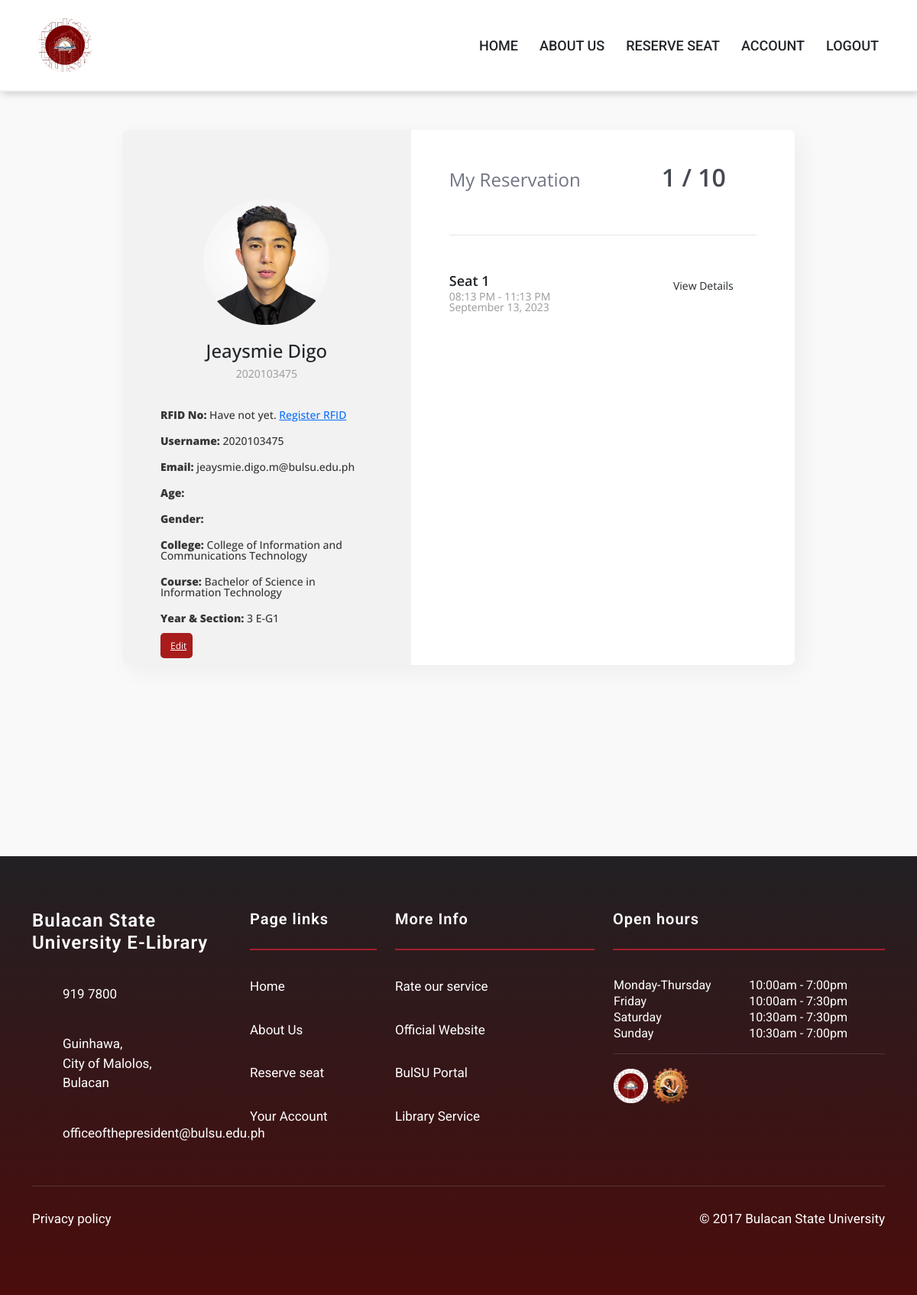
The page /profile.php (signed in) on the database its author committed.
### tables this page shows
CREATE TABLE `account` (
  `account_id` int(11) NOT NULL,
  `username` varchar(255) DEFAULT NULL,
  `password` varchar(255) DEFAULT NULL,
  `email` varchar(255) DEFAULT NULL,
  `picture` varchar(255) DEFAULT NULL,
  `account_type` varchar(255) DEFAULT NULL,
  `reservation_count` int(11) DEFAULT 0
);

CREATE TABLE `users` (
  `user_id` int(11) NOT NULL,
  `rfid_no` varchar(50) DEFAULT NULL,
  `first_name` varchar(255) DEFAULT NULL,
  `last_name` varchar(255) DEFAULT NULL,
  `account_id` int(11) DEFAULT NULL,
  `course_code` varchar(50) DEFAULT NULL,
  `yearsec_id` int(11) DEFAULT NULL
);

CREATE TABLE `college` (
  `college_code` varchar(50) NOT NULL,
  `college_name` varchar(255) DEFAULT NULL
);

CREATE TABLE `course` (
  `course_code` varchar(50) NOT NULL,
  `course_name` varchar(255) DEFAULT NULL,
  `college_code` varchar(255) DEFAULT NULL
);

CREATE TABLE `yearsec` (
  `yearsec_id` int(11) NOT NULL,
  `year_level` int(11) DEFAULT NULL,
  `section` varchar(10) DEFAULT NULL,
  `section_group` varchar(10) DEFAULT NULL
);

CREATE TABLE `settings` (
  `settings_id` int(11) NOT NULL,
  `reservation` tinyint(1) DEFAULT NULL,
  `minDuration` int(11) DEFAULT NULL,
  `maxDuration` int(11) DEFAULT NULL,
  `reservePerDay` int(11) NOT NULL
);

CREATE TABLE `reservation` (
  `reservation_id` int(11) NOT NULL,
  `date` date DEFAULT NULL,
  `start_time` time DEFAULT NULL,
  `end_time` time DEFAULT NULL,
  `user_id` int(11) DEFAULT NULL,
  `seat_id` int(11) DEFAULT NULL
);

CREATE TABLE `seat` (
  `seat_id` int(11) NOT NULL,
  `seat_number` varchar(50) DEFAULT NULL,
  `data_surface` varchar(255) NOT NULL,
  `status` varchar(50) DEFAULT NULL
);

### profile.php (the view, shortened to what this page needs)
<?php
require 'assets/php/connect.php';
?>
<!DOCTYPE HTML>
<html>
<head>
    <link rel="stylesheet" type="text/css" href="assets/bootstrap/css/bootstrap.min.css" />
    <link rel="stylesheet" type="text/css" href="assets/css/profile.css" />
    <link rel="stylesheet"
        href="https://maxst.icons8.com/vue-static/landings/line-awesome/line-awesome/1.3.0/css/line-awesome.min.css">
</head>
<body>
    <div class="wrapper">
  <?php include 'assets/php/header.php'; ?>
        <div class="my-proflie">
            <div class="app-wrapper">
            <?php
            $username = $_SESSION["username"];
            $sql = "SELECT * FROM ACCOUNT
                    INNER JOIN USERS ON ACCOUNT.account_id = USERS.account_id
                    INNER JOIN COURSE ON USERS.course_code = COURSE.course_code
                    INNER JOIN YEARSEC ON USERS.yearsec_id = YEARSEC.yearsec_id
                    INNER JOIN COLLEGE ON COURSE.college_code = COLLEGE.college_code
                    WHERE ACCOUNT.username = '$username'";
            $result = $conn->query($sql);
            if ($result->num_rows == 1) {
            $row = $result->fetch_assoc();
            $email = $row["email"];
            $year = $row["year_level"];
            echo '
            <aside class="profile">
                <div class="details">
                <div class="profile-pic">
                    <label class="-label" for="file">
                    <span>Change Image</span>
                    </label>
                    <input id="file" type="file" onchange="loadFile(event)" />
                    <img src="' . $row["picture"] . '" id="output" width="200" />
                </div>
                <h4>' . $row["first_name"] . ' ' . $row["last_name"] . '</h4>
                <p>' . $row["user_id"] . '</p>
                <div class="profile-info">
                    <h5><span>RFID No:</span> ' . $row["rfid_no"] = NULL ? $row["rfid_no"] : "Have not yet. <a href=''> Register RFID</a>". '</h5>
                    <h5><span>Username:</span> ' . $row["username"]. '</h5>
                    <h5><span>Email:</span> ' . $email . '</h5>
                    <h5><span>Age:</span> ' . '</h5>
                    <h5><span>Gender:</span> ' .  '</h5>
                    <h5><span>College:</span> ' . $row["college_name"] . '</h5>
                    <h5><span>Course:</span> ' . $row["course_name"] . '</h5>
                    <h5><span>Year & Section:</span> ' . $year . ' ' . $row["section"] . '-G' . $row["section_group"] . '</h5>
                </div>
                <div class="edit-info">
                    <a href="update_profile.php" class="buttons"><span class="las la-user-edit"></span>Edit</a>
                </div>
                </div>
            </aside>
            ';
            } else {
            echo "You are not regular student. Either alumni or faculty";
            }
            ?>
                <content class="reservations-wrapper">
                <h2>
                    My Reservation &nbsp;&nbsp;&nbsp; &nbsp;&nbsp;&nbsp;
                    <?php
                    $count_query = "SELECT COUNT(*) AS reservation_count FROM reservation WHERE user_id = '{$_SESSION['user_id']}' AND date >= CURDATE()";
                    $count_result = mysqli_query($conn, $count_query);
                    $count_row = mysqli_fetch_assoc($count_result);
                    $reservation_count = $count_row['reservation_count'];
                    $settings_query = "SELECT reservePerDay FROM settings WHERE settings_id = '1'";
                    $settings_result = mysqli_query($conn, $settings_query);
                    $settings_row = mysqli_fetch_assoc($settings_result);
                    $reservePerDay = $settings_row['reservePerDay'];
                    echo "<span class='total-reservation'>{$reservation_count} / {$reservePerDay}</span>";
                    ?>
                </h2>
    <div class="reservations">
        <?php
        $query = "SELECT * FROM reservation WHERE user_id = '{$_SESSION['user_id']}' AND date >= CURDATE() ORDER BY date ASC LIMIT 3";
        $result = mysqli_query($conn, $query);
        if (mysqli_num_rows($result) > 0) {
            while ($row = mysqli_fetch_assoc($result)) {
                $seat_id = $row['seat_id'];
                $date = date('F j, Y', strtotime($row['date']));
                $start_time = date('h:i A', strtotime($row['start_time']));
                $end_time = date('h:i A', strtotime($row['end_time']));
                $seat_query = "SELECT * FROM seat WHERE seat_id = '$seat_id'";
                $seat_result = mysqli_query($conn, $seat_query);
                $seat_row = mysqli_fetch_assoc($seat_result);
                $seat_number = $seat_row['seat_number'];
                echo "<div class='row'><div class='col-8'>";
                echo "<h3>Seat {$seat_number}</h3>";
                echo "<p><ion-icon name='time-outline'></ion-icon> {$start_time} - {$end_time}<br>";
                echo "<ion-icon name='calendar-outline'></ion-icon> {$date}</p></div>";
                echo "<div class='col'><a href='receipt.php?reservation_id={$row['reservation_id']}' class='btn btn-sm'>View Details</a></div>";
                echo "</div>";
                echo "<br><br>";
            }
        } else {
            echo "No  reservations yet. <a href='reserve.php'> Reserve seat </a>";
        }
        ?>
    </div>
</content>
            </div>
        </div>
       <?php include 'assets/php/footer.php';?>
    </div>
</body>
</html>

### assets/css/profile.css (style rules this page uses)
* { box-sizing: border-box; }
:root { --header-outer-height: 110px; --header-inner-height: 70px; --header-height-difference: calc( var(--header-outer-height) - var(--header-inner-height) ); --header-bg: #fff; }
.wrapper { width: 100%; justify-content: center; background: var(--bg); }
*, *:after, *:before { box-sizing: border-box; }
:root { --header-outer-height: 110px; --header-inner-height: 70px; --header-height-difference: calc( var(--header-outer-height) - var(--header-inner-height) ); --header-bg: #fff; --header-outer-height: 120px; --header-inner-height: 70px; --header-height-difference: calc( var(--header-outer-height) - var(--header-inner-height) ); --header-bg: #fff; }
:root { --header-outer-height: 120px; --header-inner-height: 70px; --header-height-difference: calc( var(--header-outer-height) - var(--header-inner-height) ); --header-bg: #fff; }
body { margin: 0; -webkit-font-smoothing: antialiased; -moz-osx-font-smoothing: grayscale; background-color: #e1e8ee; }
.my-proflie h2 { font-weight: 400; color: #707584; font: 24px/24px "Open Sans", sans-serif; align-items: center; }
.my-proflie h3 { margin: 0px 0px 5px; font-weight: 600; font-size: 18px; line-height: 18px; }
.my-proflie { width: 100vw; font-family: "Open Sans", sans-serif; padding: 50px 10px; }
.app-wrapper { background-color: #fff; height: 700px; max-width: 880px; margin: 0 auto; border-radius: 8px; display: flex; box-shadow: 8px 8px 30px rgba(0, 0, 0, 0.05); }
.profile { width: 390px; background-color: #f2f2f2; height: 100%; border-top-left-radius: inherit; border-bottom-left-radius: inherit; padding: 50px; }
.profile h4 { text-align: center; margin-top: 20px; }
.profile p { text-align: center; }
.profile-info { margin-top: 40px; }
.profile-info h5 { text-align: left; margin-bottom: 20px; }
.my-proflie .buttons { margin-top: 50px; background: #a81c1c; color: white; padding: 0.5rem; border-radius: 5px; border: none; height: 30px; width: 70px; font-size: 12px; }
.reservations-wrapper { width: 520px; padding: 50px; }
.total-reservation { display: inline-block; font-weight: 600; font-size: 32px; color: #444750; margin-left: 50px; }
.reservations { margin-top: 60px; border-top: 1px solid #e5e5e5; padding-top: 50px; height: 550px; overflow: scroll; }
.my-proflie p { font-size: 14px; line-height: 14px; color: #999; }
.my-proflie h5 { font-size: 14px; line-height: 14px; color: #363636; text-align: left; }
.my-proflie h5 span { font-weight: 900; }
.details { margin-top: 20px; padding-top: 20px; height: 550px; }
.profile-pic { color: transparent; transition: all 0.3s ease; display: flex; justify-content: center; align-items: center; position: relative; transition: all 0.3s ease; }
.profile-pic img { position: absolute; object-fit: cover; width: 165px; height: 165px; border-radius: 100px; z-index: 0; }
.profile-pic .-label { cursor: pointer; height: 165px; width: 165px; }
.profile-pic span { display: inline-flex; padding: 0.2em; height: 2em; }
body { background: #f9f9f9; font-family: "Roboto", sans-serif; }

### rows shown on the page
account: picture (picture), users.first_name "Jeaysmie", users.last_name "Digo", users.user_id "2020103475", username "2020103475", email "jeaysmie.digo.m@bulsu.edu.ph", college.college_name "College of Information and Communications Technology", course.course_name "Bachelor of Science in Information Technology", yearsec.year_level "3", yearsec.section "E", yearsec.section_group "1"
settings: reservePerDay "10"
reservation: seat.seat_number "1", start_time "08:13 PM", end_time "11:13 PM", date "September 13, 2023"

### other values the page prints
$reservation_count "1"
